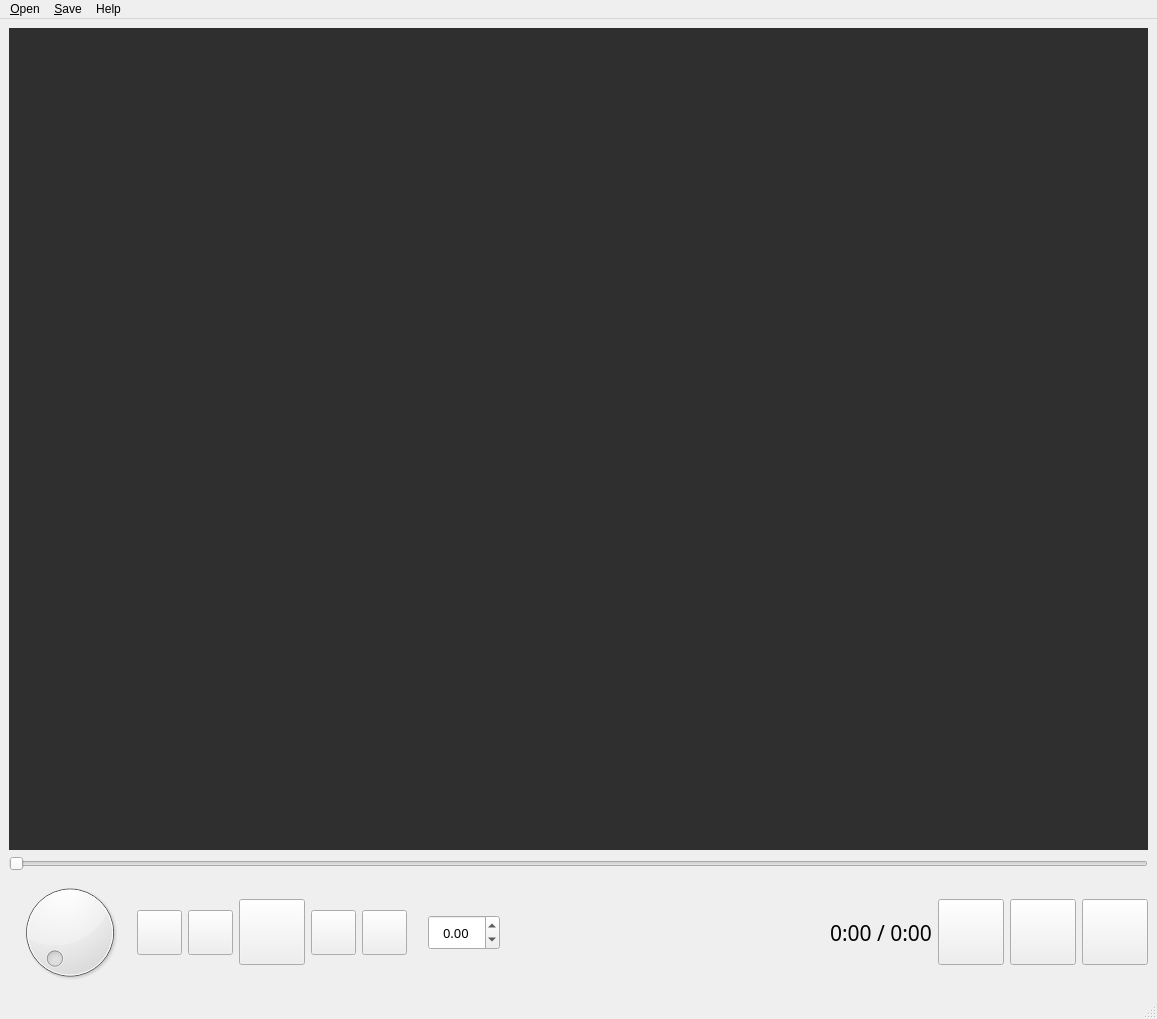
<?xml version="1.0" encoding="UTF-8"?>
<ui version="4.0">
 <class>MainWindow</class>
 <widget class="QMainWindow" name="MainWindow">
  <property name="geometry">
   <rect>
    <x>0</x>
    <y>0</y>
    <width>1157</width>
    <height>1019</height>
   </rect>
  </property>
  <property name="sizePolicy">
   <sizepolicy hsizetype="Preferred" vsizetype="Preferred">
    <horstretch>1</horstretch>
    <verstretch>1</verstretch>
   </sizepolicy>
  </property>
  <property name="windowTitle">
   <string>orientis-video</string>
  </property>
  <widget class="QWidget" name="centralwidget">
   <layout class="QGridLayout" name="gridLayout">
    <item row="2" column="0" colspan="3">
     <layout class="QGridLayout" name="gridLayout_main">
      <item row="3" column="3">
       <widget class="QPushButton" name="pushButton_left">
        <property name="minimumSize">
         <size>
          <width>45</width>
          <height>45</height>
         </size>
        </property>
        <property name="maximumSize">
         <size>
          <width>45</width>
          <height>45</height>
         </size>
        </property>
        <property name="focusPolicy">
         <enum>Qt::NoFocus</enum>
        </property>
        <property name="toolTip">
         <string>NUM 4</string>
        </property>
        <property name="text">
         <string/>
        </property>
        <property name="icon">
         <iconset>
          <activeon>:/icons/img/play_left.png</activeon>
         </iconset>
        </property>
        <property name="iconSize">
         <size>
          <width>30</width>
          <height>30</height>
         </size>
        </property>
        <property name="flat">
         <bool>false</bool>
        </property>
       </widget>
      </item>
      <item row="3" column="7">
       <widget class="QWidget" name="widget" native="true">
        <property name="minimumSize">
         <size>
          <width>9</width>
          <height>0</height>
         </size>
        </property>
        <property name="maximumSize">
         <size>
          <width>9</width>
          <height>16777215</height>
         </size>
        </property>
       </widget>
      </item>
      <item row="3" column="13">
       <widget class="QPushButton" name="pushButton_save_and_edit">
        <property name="minimumSize">
         <size>
          <width>66</width>
          <height>66</height>
         </size>
        </property>
        <property name="maximumSize">
         <size>
          <width>66</width>
          <height>66</height>
         </size>
        </property>
        <property name="focusPolicy">
         <enum>Qt::NoFocus</enum>
        </property>
        <property name="toolTip">
         <string>Save Current Image and Edit (Ctrl+E)</string>
        </property>
        <property name="text">
         <string/>
        </property>
        <property name="iconSize">
         <size>
          <width>50</width>
          <height>50</height>
         </size>
        </property>
        <property name="shortcut">
         <string>Ctrl+E</string>
        </property>
       </widget>
      </item>
      <item row="3" column="5">
       <widget class="QPushButton" name="pushButton_right">
        <property name="minimumSize">
         <size>
          <width>45</width>
          <height>45</height>
         </size>
        </property>
        <property name="maximumSize">
         <size>
          <width>45</width>
          <height>45</height>
         </size>
        </property>
        <property name="focusPolicy">
         <enum>Qt::NoFocus</enum>
        </property>
        <property name="toolTip">
         <string>NUM 6</string>
        </property>
        <property name="text">
         <string/>
        </property>
        <property name="icon">
         <iconset>
          <activeon>:/icons/img/play_right.png</activeon>
         </iconset>
        </property>
        <property name="iconSize">
         <size>
          <width>30</width>
          <height>30</height>
         </size>
        </property>
        <property name="flat">
         <bool>false</bool>
        </property>
       </widget>
      </item>
      <item row="3" column="12">
       <widget class="QPushButton" name="pushButton_save">
        <property name="minimumSize">
         <size>
          <width>66</width>
          <height>66</height>
         </size>
        </property>
        <property name="maximumSize">
         <size>
          <width>66</width>
          <height>66</height>
         </size>
        </property>
        <property name="focusPolicy">
         <enum>Qt::NoFocus</enum>
        </property>
        <property name="toolTip">
         <string>Save Current Image (Ctrl+S)</string>
        </property>
        <property name="text">
         <string/>
        </property>
        <property name="iconSize">
         <size>
          <width>50</width>
          <height>50</height>
         </size>
        </property>
        <property name="shortcut">
         <string>Ctrl+Q</string>
        </property>
        <property name="flat">
         <bool>false</bool>
        </property>
       </widget>
      </item>
      <item row="3" column="10">
       <widget class="QLabel" name="video_time_label">
        <property name="font">
         <font>
          <family>Cascadia Code</family>
          <pointsize>16</pointsize>
         </font>
        </property>
        <property name="text">
         <string>0:00 / 0:00</string>
        </property>
        <property name="margin">
         <number>8</number>
        </property>
       </widget>
      </item>
      <item row="3" column="11">
       <widget class="QPushButton" name="pushButton_output_dir">
        <property name="minimumSize">
         <size>
          <width>66</width>
          <height>66</height>
         </size>
        </property>
        <property name="maximumSize">
         <size>
          <width>66</width>
          <height>66</height>
         </size>
        </property>
        <property name="focusPolicy">
         <enum>Qt::NoFocus</enum>
        </property>
        <property name="toolTip">
         <string>Output Dir (Ctrl+D)</string>
        </property>
        <property name="text">
         <string/>
        </property>
        <property name="iconSize">
         <size>
          <width>50</width>
          <height>50</height>
         </size>
        </property>
        <property name="shortcut">
         <string>Ctrl+D</string>
        </property>
       </widget>
      </item>
      <item row="3" column="6">
       <widget class="QPushButton" name="pushButton_fast_right">
        <property name="minimumSize">
         <size>
          <width>45</width>
          <height>45</height>
         </size>
        </property>
        <property name="maximumSize">
         <size>
          <width>45</width>
          <height>45</height>
         </size>
        </property>
        <property name="focusPolicy">
         <enum>Qt::NoFocus</enum>
        </property>
        <property name="toolTip">
         <string>NUM 9</string>
        </property>
        <property name="layoutDirection">
         <enum>Qt::LeftToRight</enum>
        </property>
        <property name="text">
         <string/>
        </property>
        <property name="icon">
         <iconset>
          <activeon>:/icons/img/fast_play_right.png</activeon>
         </iconset>
        </property>
        <property name="iconSize">
         <size>
          <width>30</width>
          <height>30</height>
         </size>
        </property>
        <property name="flat">
         <bool>false</bool>
        </property>
       </widget>
      </item>
      <item row="3" column="9">
       <spacer name="horizontalSpacer">
        <property name="orientation">
         <enum>Qt::Horizontal</enum>
        </property>
        <property name="sizeHint" stdset="0">
         <size>
          <width>40</width>
          <height>20</height>
         </size>
        </property>
       </spacer>
      </item>
      <item row="3" column="1">
       <widget class="QDial" name="speed_dial">
        <property name="minimumSize">
         <size>
          <width>122</width>
          <height>111</height>
         </size>
        </property>
        <property name="maximumSize">
         <size>
          <width>122</width>
          <height>111</height>
         </size>
        </property>
        <property name="baseSize">
         <size>
          <width>122</width>
          <height>111</height>
         </size>
        </property>
       </widget>
      </item>
      <item row="3" column="8">
       <widget class="QDoubleSpinBox" name="speed_spin_box">
        <property name="maximumSize">
         <size>
          <width>100</width>
          <height>35</height>
         </size>
        </property>
        <property name="font">
         <font>
          <family>Cascadia Code</family>
          <pointsize>10</pointsize>
         </font>
        </property>
        <property name="focusPolicy">
         <enum>Qt::ClickFocus</enum>
        </property>
        <property name="alignment">
         <set>Qt::AlignCenter</set>
        </property>
        <property name="minimum">
         <double>-999.000000000000000</double>
        </property>
        <property name="maximum">
         <double>999.000000000000000</double>
        </property>
        <property name="singleStep">
         <double>0.100000000000000</double>
        </property>
       </widget>
      </item>
      <item row="3" column="2">
       <widget class="QPushButton" name="pushButton_fast_left">
        <property name="minimumSize">
         <size>
          <width>45</width>
          <height>45</height>
         </size>
        </property>
        <property name="maximumSize">
         <size>
          <width>45</width>
          <height>45</height>
         </size>
        </property>
        <property name="focusPolicy">
         <enum>Qt::NoFocus</enum>
        </property>
        <property name="toolTip">
         <string>NUM 7</string>
        </property>
        <property name="text">
         <string/>
        </property>
        <property name="icon">
         <iconset>
          <activeon>:/icons/img/fast_play_left.png</activeon>
         </iconset>
        </property>
        <property name="iconSize">
         <size>
          <width>30</width>
          <height>30</height>
         </size>
        </property>
        <property name="flat">
         <bool>false</bool>
        </property>
       </widget>
      </item>
      <item row="0" column="1" colspan="13">
       <widget class="QLabel" name="image_view">
        <property name="sizePolicy">
         <sizepolicy hsizetype="Expanding" vsizetype="Preferred">
          <horstretch>0</horstretch>
          <verstretch>0</verstretch>
         </sizepolicy>
        </property>
        <property name="focusPolicy">
         <enum>Qt::ClickFocus</enum>
        </property>
        <property name="styleSheet">
         <string notr="true">background-color: rgb(47, 47, 47);</string>
        </property>
        <property name="text">
         <string/>
        </property>
        <property name="alignment">
         <set>Qt::AlignCenter</set>
        </property>
       </widget>
      </item>
      <item row="3" column="4">
       <widget class="QPushButton" name="pushButton_pause">
        <property name="minimumSize">
         <size>
          <width>66</width>
          <height>66</height>
         </size>
        </property>
        <property name="maximumSize">
         <size>
          <width>66</width>
          <height>66</height>
         </size>
        </property>
        <property name="focusPolicy">
         <enum>Qt::NoFocus</enum>
        </property>
        <property name="toolTip">
         <string>NUM 5</string>
        </property>
        <property name="text">
         <string/>
        </property>
        <property name="icon">
         <iconset>
          <activeon>:/icons/img/pause.png</activeon>
         </iconset>
        </property>
        <property name="iconSize">
         <size>
          <width>50</width>
          <height>50</height>
         </size>
        </property>
        <property name="default">
         <bool>false</bool>
        </property>
        <property name="flat">
         <bool>false</bool>
        </property>
       </widget>
      </item>
      <item row="1" column="1" colspan="13">
       <widget class="QSlider" name="video_time_slider">
        <property name="orientation">
         <enum>Qt::Horizontal</enum>
        </property>
       </widget>
      </item>
     </layout>
    </item>
   </layout>
  </widget>
  <widget class="QMenuBar" name="menubar">
   <property name="geometry">
    <rect>
     <x>0</x>
     <y>0</y>
     <width>1157</width>
     <height>22</height>
    </rect>
   </property>
   <widget class="QMenu" name="menuFile">
    <property name="title">
     <string>&amp;Open</string>
    </property>
    <addaction name="actionFile"/>
    <addaction name="actionURL"/>
    <addaction name="actionYouTube"/>
    <addaction name="actionCam"/>
    <addaction name="separator"/>
    <addaction name="actionExit"/>
   </widget>
   <widget class="QMenu" name="menuProcess">
    <property name="title">
     <string>&amp;Save</string>
    </property>
    <addaction name="actionOutput_Dir"/>
    <addaction name="separator"/>
    <addaction name="actionSave_Current"/>
    <addaction name="actionSave_All_Frames"/>
   </widget>
   <widget class="QMenu" name="menuHelp">
    <property name="title">
     <string>Help</string>
    </property>
    <addaction name="actionControls"/>
    <addaction name="separator"/>
    <addaction name="actionAbout"/>
   </widget>
   <addaction name="menuFile"/>
   <addaction name="menuProcess"/>
   <addaction name="menuHelp"/>
  </widget>
  <widget class="QStatusBar" name="statusbar"/>
  <action name="actionFile">
   <property name="text">
    <string>&amp;File</string>
   </property>
   <property name="shortcut">
    <string>Ctrl+O</string>
   </property>
  </action>
  <action name="actionURL">
   <property name="text">
    <string>&amp;Url</string>
   </property>
  </action>
  <action name="actionYouTube">
   <property name="text">
    <string>&amp;YouTube</string>
   </property>
  </action>
  <action name="actionCam">
   <property name="text">
    <string>&amp;Cam</string>
   </property>
  </action>
  <action name="actionOutput_Dir">
   <property name="text">
    <string>Output Dir</string>
   </property>
   <property name="shortcut">
    <string>Ctrl+D</string>
   </property>
  </action>
  <action name="actionSave_Current">
   <property name="text">
    <string>Save Current Image</string>
   </property>
   <property name="shortcut">
    <string>Ctrl+S</string>
   </property>
  </action>
  <action name="actionSave_All_Frames">
   <property name="text">
    <string>Save All Frames</string>
   </property>
   <property name="shortcut">
    <string>Ctrl+Shift+S</string>
   </property>
  </action>
  <action name="actionExit">
   <property name="text">
    <string>&amp;Exit</string>
   </property>
   <property name="iconText">
    <string>Exit</string>
   </property>
   <property name="shortcut">
    <string>Ctrl+F4</string>
   </property>
  </action>
  <action name="actionControls">
   <property name="text">
    <string>Controls</string>
   </property>
  </action>
  <action name="actionAbout">
   <property name="text">
    <string>About</string>
   </property>
  </action>
 </widget>
 <resources/>
 <connections/>
</ui>
